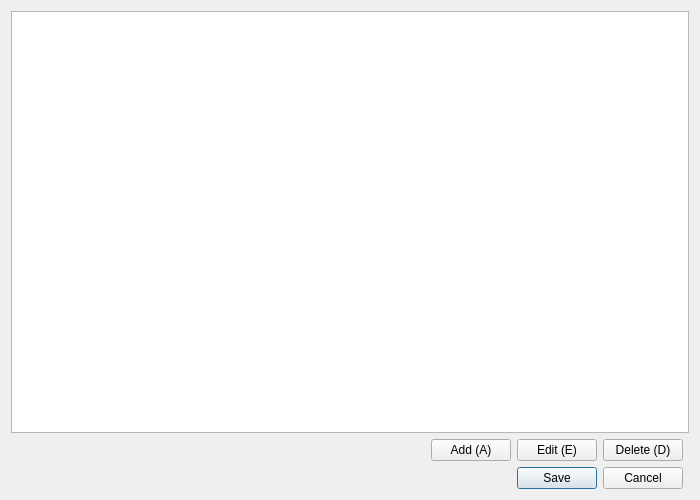
<?xml version="1.0" encoding="UTF-8"?>
<ui version="4.0">
 <class>SourceView</class>
 <widget class="QDialog" name="SourceView">
  <property name="geometry">
   <rect>
    <x>0</x>
    <y>0</y>
    <width>700</width>
    <height>500</height>
   </rect>
  </property>
  <property name="windowTitle">
   <string>Sources</string>
  </property>
  <layout class="QGridLayout" name="gridLayout">
   <item row="3" column="2">
    <widget class="QPushButton" name="button_edit">
     <property name="text">
      <string>Edit (E)</string>
     </property>
    </widget>
   </item>
   <item row="3" column="1">
    <widget class="QPushButton" name="button_add">
     <property name="text">
      <string>Add (A)</string>
     </property>
    </widget>
   </item>
   <item row="3" column="0">
    <spacer name="spacer">
     <property name="orientation">
      <enum>Qt::Horizontal</enum>
     </property>
     <property name="sizeHint" stdset="0">
      <size>
       <width>431</width>
       <height>20</height>
      </size>
     </property>
    </spacer>
   </item>
   <item row="3" column="3">
    <widget class="QPushButton" name="button_delete">
     <property name="text">
      <string>Delete (D)</string>
     </property>
    </widget>
   </item>
   <item row="0" column="0" colspan="5">
    <widget class="QTableView" name="view">
     <property name="selectionBehavior">
      <enum>QAbstractItemView::SelectRows</enum>
     </property>
     <attribute name="verticalHeaderVisible">
      <bool>false</bool>
     </attribute>
    </widget>
   </item>
   <item row="4" column="0" colspan="4">
    <widget class="QDialogButtonBox" name="button_box">
     <property name="orientation">
      <enum>Qt::Horizontal</enum>
     </property>
     <property name="standardButtons">
      <set>QDialogButtonBox::Cancel|QDialogButtonBox::Save</set>
     </property>
     <property name="centerButtons">
      <bool>false</bool>
     </property>
    </widget>
   </item>
  </layout>
  <action name="action_add">
   <property name="text">
    <string>add</string>
   </property>
   <property name="shortcut">
    <string>A</string>
   </property>
  </action>
  <action name="action_edit">
   <property name="text">
    <string>edit</string>
   </property>
   <property name="shortcut">
    <string>E</string>
   </property>
  </action>
  <action name="action_delete">
   <property name="text">
    <string>delete</string>
   </property>
   <property name="shortcut">
    <string>D</string>
   </property>
  </action>
 </widget>
 <resources/>
 <connections>
  <connection>
   <sender>button_box</sender>
   <signal>accepted()</signal>
   <receiver>SourceView</receiver>
   <slot>accept()</slot>
   <hints>
    <hint type="sourcelabel">
     <x>248</x>
     <y>254</y>
    </hint>
    <hint type="destinationlabel">
     <x>157</x>
     <y>274</y>
    </hint>
   </hints>
  </connection>
  <connection>
   <sender>button_box</sender>
   <signal>rejected()</signal>
   <receiver>SourceView</receiver>
   <slot>reject()</slot>
   <hints>
    <hint type="sourcelabel">
     <x>316</x>
     <y>260</y>
    </hint>
    <hint type="destinationlabel">
     <x>286</x>
     <y>274</y>
    </hint>
   </hints>
  </connection>
  <connection>
   <sender>button_add</sender>
   <signal>clicked()</signal>
   <receiver>action_add</receiver>
   <slot>trigger()</slot>
   <hints>
    <hint type="sourcelabel">
     <x>488</x>
     <y>450</y>
    </hint>
    <hint type="destinationlabel">
     <x>-1</x>
     <y>-1</y>
    </hint>
   </hints>
  </connection>
  <connection>
   <sender>button_delete</sender>
   <signal>clicked()</signal>
   <receiver>action_delete</receiver>
   <slot>trigger()</slot>
   <hints>
    <hint type="sourcelabel">
     <x>660</x>
     <y>450</y>
    </hint>
    <hint type="destinationlabel">
     <x>-1</x>
     <y>-1</y>
    </hint>
   </hints>
  </connection>
  <connection>
   <sender>button_edit</sender>
   <signal>clicked()</signal>
   <receiver>action_edit</receiver>
   <slot>trigger()</slot>
   <hints>
    <hint type="sourcelabel">
     <x>574</x>
     <y>450</y>
    </hint>
    <hint type="destinationlabel">
     <x>-1</x>
     <y>-1</y>
    </hint>
   </hints>
  </connection>
 </connections>
</ui>
